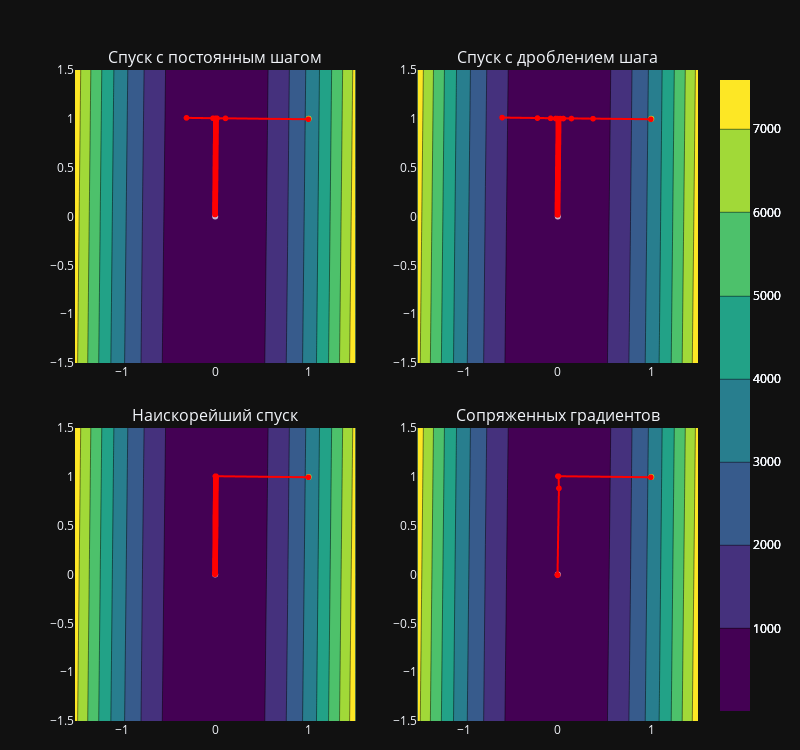

The code cell stored with this chart in its notebook:
### Markdown cell above
#### Работа методов

### Code cell
methods = [gradient_descent, step_splitting_descent, steepest_descent, conjugate_gradient]
names = ['Спуск с постоянным шагом', 'Спуск с дроблением шага', 'Наискорейший спуск', 'Сопряженных градиентов']

fig = make_subplots(rows=2, cols=2, subplot_titles=names, vertical_spacing=0.1)
df_f2 = pd.DataFrame({'Метод':[], 'Результат':[], 'Количество итераций':[]}, dtype=object)

id = 0
for i in range(2):
    for j in range(2):
        data_all = methods[id](f_2, f_2_grad, np.ones(2), 0.00001, 0.00001, 10000, 0.0002)
        df_f2.loc[len(df_f2.index)] = [names[id], data_all[2]['x'].iat[-1], data_all[1]]
        data = data_all[2]
        x, y = np.split(np.array(data.x.values.tolist()), 2, axis=1)
        fig.add_trace(
            go.Contour(
                x=ax_data,
                y=ax_data,
                z=z_3d.T,
                colorscale='Viridis',
                name=names[id],
                hovertemplate = ' x: %{x} <br> y: %{y} <br> z: %{z} <extra></extra>'
            ),
            row=i+1, col=j+1
        )
        fig.add_trace(
            go.Scattergl(
                x=x.ravel(),
                y=y.ravel(),
                mode='lines+markers',
                line_color='red',
                name='trajectory'
            ),
            row=i+1, col=j+1
        )
        fig.add_scatter(x=x[0], y=y[0], marker=dict(color='yellow', opacity=0.7), name='start', row=i+1, col=j+1)
        fig.add_scatter(x=[0], y=[0], marker=dict(color='white', opacity=0.7), name='true min', row=i+1, col=j+1)
        id += 1
fig.update_layout(height=750, width=800, margin=dict(l=75, r=40, t=70, b=15), template=theme, showlegend=False)
fig.show()
df_f2

### Figure 1 — Plotly figure (JSON) as saved in the notebook; plotly's stock layout.template omitted (floating-point values rounded to 4 significant figures; data arrays with more than 128 entries replaced by an {"elided": "..."} marker saying what was removed)
{"data": [{"colorscale": [[0, "#440154"], [0.1111, "#482878"], [0.2222, "#3e4989"], [0.3333, "#31688e"], [0.4444, "#26828e"], [0.5556, "#1f9e89"], [0.6667, "#35b779"], [0.7778, "#6ece58"], [0.8889, "#b5de2b"], [1, "#fde725"]], "hovertemplate": " x: %{x} <br> y: %{y} <br> z: %{z} <extra></extra>", "name": "Спуск с постоянным шагом", "type": "contour", "x": [-1.5, -1.397, -1.293, -1.19, -1.086, -0.9828, -0.8793, -0.7759, -0.6724, -0.569, -0.4655, -0.3621, -0.2586, -0.1552, -0.05172, 0.05172, 0.1552, 0.2586, 0.3621, 0.4655, 0.569, 0.6724, 0.7759, 0.8793, 0.9828, 1.086, 1.19, 1.293, 1.397, 1.5], "xaxis": "x", "y": [-1.5, -1.397, -1.293, -1.19, -1.086, -0.9828, -0.8793, -0.7759, -0.6724, -0.569, -0.4655, -0.3621, -0.2586, -0.1552, -0.05172, 0.05172, 0.1552, 0.2586, 0.3621, 0.4655, 0.569, 0.6724, 0.7759, 0.8793, 0.9828, 1.086, 1.19, 1.293, 1.397, 1.5], "yaxis": "y", "z": {"elided": "30x30 float values"}}, {"line": {"color": "red"}, "mode": "lines+markers", "name": "trajectory", "type": "scattergl", "x": {"elided": "9250 float values"}, "xaxis": "x", "y": {"elided": "9250 float values"}, "yaxis": "y"}, {"marker": {"color": "yellow", "opacity": 0.7}, "name": "start", "type": "scatter", "x": [1], "xaxis": "x", "y": [1], "yaxis": "y"}, {"marker": {"color": "white", "opacity": 0.7}, "name": "true min", "type": "scatter", "x": [0], "xaxis": "x", "y": [0], "yaxis": "y"}, {"colorscale": [[0, "#440154"], [0.1111, "#482878"], [0.2222, "#3e4989"], [0.3333, "#31688e"], [0.4444, "#26828e"], [0.5556, "#1f9e89"], [0.6667, "#35b779"], [0.7778, "#6ece58"], [0.8889, "#b5de2b"], [1, "#fde725"]], "hovertemplate": " x: %{x} <br> y: %{y} <br> z: %{z} <extra></extra>", "name": "Спуск с дроблением шага", "type": "contour", "x": [-1.5, -1.397, -1.293, -1.19, -1.086, -0.9828, -0.8793, -0.7759, -0.6724, -0.569, -0.4655, -0.3621, -0.2586, -0.1552, -0.05172, 0.05172, 0.1552, 0.2586, 0.3621, 0.4655, 0.569, 0.6724, 0.7759, 0.8793, 0.9828, 1.086, 1.19, 1.293, 1.397, 1.5], "xaxis": "x2", "y": [-1.5, -1.397, -1.293, -1.19, -1.086, -0.9828, -0.8793, -0.7759, -0.6724, -0.569, -0.4655, -0.3621, -0.2586, -0.1552, -0.05172, 0.05172, 0.1552, 0.2586, 0.3621, 0.4655, 0.569, 0.6724, 0.7759, 0.8793, 0.9828, 1.086, 1.19, 1.293, 1.397, 1.5], "yaxis": "y2", "z": {"elided": "30x30 float values"}}, {"line": {"color": "red"}, "mode": "lines+markers", "name": "trajectory", "type": "scattergl", "x": {"elided": "7986 float values"}, "xaxis": "x2", "y": {"elided": "7986 float values"}, "yaxis": "y2"}, {"marker": {"color": "yellow", "opacity": 0.7}, "name": "start", "type": "scatter", "x": [1], "xaxis": "x2", "y": [1], "yaxis": "y2"}, {"marker": {"color": "white", "opacity": 0.7}, "name": "true min", "type": "scatter", "x": [0], "xaxis": "x2", "y": [0], "yaxis": "y2"}, {"colorscale": [[0, "#440154"], [0.1111, "#482878"], [0.2222, "#3e4989"], [0.3333, "#31688e"], [0.4444, "#26828e"], [0.5556, "#1f9e89"], [0.6667, "#35b779"], [0.7778, "#6ece58"], [0.8889, "#b5de2b"], [1, "#fde725"]], "hovertemplate": " x: %{x} <br> y: %{y} <br> z: %{z} <extra></extra>", "name": "Наискорейший спуск", "type": "contour", "x": [-1.5, -1.397, -1.293, -1.19, -1.086, -0.9828, -0.8793, -0.7759, -0.6724, -0.569, -0.4655, -0.3621, -0.2586, -0.1552, -0.05172, 0.05172, 0.1552, 0.2586, 0.3621, 0.4655, 0.569, 0.6724, 0.7759, 0.8793, 0.9828, 1.086, 1.19, 1.293, 1.397, 1.5], "xaxis": "x3", "y": [-1.5, -1.397, -1.293, -1.19, -1.086, -0.9828, -0.8793, -0.7759, -0.6724, -0.569, -0.4655, -0.3621, -0.2586, -0.1552, -0.05172, 0.05172, 0.1552, 0.2586, 0.3621, 0.4655, 0.569, 0.6724, 0.7759, 0.8793, 0.9828, 1.086, 1.19, 1.293, 1.397, 1.5], "yaxis": "y3", "z": {"elided": "30x30 float values"}}, {"line": {"color": "red"}, "mode": "lines+markers", "name": "trajectory", "type": "scattergl", "x": {"elided": "815 float values"}, "xaxis": "x3", "y": {"elided": "815 float values"}, "yaxis": "y3"}, {"marker": {"color": "yellow", "opacity": 0.7}, "name": "start", "type": "scatter", "x": [1], "xaxis": "x3", "y": [1], "yaxis": "y3"}, {"marker": {"color": "white", "opacity": 0.7}, "name": "true min", "type": "scatter", "x": [0], "xaxis": "x3", "y": [0], "yaxis": "y3"}, {"colorscale": [[0, "#440154"], [0.1111, "#482878"], [0.2222, "#3e4989"], [0.3333, "#31688e"], [0.4444, "#26828e"], [0.5556, "#1f9e89"], [0.6667, "#35b779"], [0.7778, "#6ece58"], [0.8889, "#b5de2b"], [1, "#fde725"]], "hovertemplate": " x: %{x} <br> y: %{y} <br> z: %{z} <extra></extra>", "name": "Сопряженных градиентов", "type": "contour", "x": [-1.5, -1.397, -1.293, -1.19, -1.086, -0.9828, -0.8793, -0.7759, -0.6724, -0.569, -0.4655, -0.3621, -0.2586, -0.1552, -0.05172, 0.05172, 0.1552, 0.2586, 0.3621, 0.4655, 0.569, 0.6724, 0.7759, 0.8793, 0.9828, 1.086, 1.19, 1.293, 1.397, 1.5], "xaxis": "x4", "y": [-1.5, -1.397, -1.293, -1.19, -1.086, -0.9828, -0.8793, -0.7759, -0.6724, -0.569, -0.4655, -0.3621, -0.2586, -0.1552, -0.05172, 0.05172, 0.1552, 0.2586, 0.3621, 0.4655, 0.569, 0.6724, 0.7759, 0.8793, 0.9828, 1.086, 1.19, 1.293, 1.397, 1.5], "yaxis": "y4", "z": {"elided": "30x30 float values"}}, {"line": {"color": "red"}, "mode": "lines+markers", "name": "trajectory", "type": "scattergl", "x": [1, 0.004457, 0.01114, 0.01554, 0.0001591, -3.9e-05, -3.64e-05, -1.807e-05, -1.089e-07, -9.721e-08, 2.734e-08], "xaxis": "x4", "y": [1, 1.011, 1.01, 0.8865, -0.003225, -0.003347, -0.003346, -0.0002561, -8.874e-06, -8.871e-06, -4.549e-06], "yaxis": "y4"}, {"marker": {"color": "yellow", "opacity": 0.7}, "name": "start", "type": "scatter", "x": [1], "xaxis": "x4", "y": [1], "yaxis": "y4"}, {"marker": {"color": "white", "opacity": 0.7}, "name": "true min", "type": "scatter", "x": [0], "xaxis": "x4", "y": [0], "yaxis": "y4"}], "layout": {"annotations": [{"font": {"size": 16}, "showarrow": false, "text": "Спуск с постоянным шагом", "x": 0.225, "xanchor": "center", "xref": "paper", "y": 1, "yanchor": "bottom", "yref": "paper"}, {"font": {"size": 16}, "showarrow": false, "text": "Спуск с дроблением шага", "x": 0.775, "xanchor": "center", "xref": "paper", "y": 1, "yanchor": "bottom", "yref": "paper"}, {"font": {"size": 16}, "showarrow": false, "text": "Наискорейший спуск", "x": 0.225, "xanchor": "center", "xref": "paper", "y": 0.45, "yanchor": "bottom", "yref": "paper"}, {"font": {"size": 16}, "showarrow": false, "text": "Сопряженных градиентов", "x": 0.775, "xanchor": "center", "xref": "paper", "y": 0.45, "yanchor": "bottom", "yref": "paper"}], "height": 750, "margin": {"b": 15, "l": 75, "r": 40, "t": 70}, "showlegend": false, "width": 800, "xaxis": {"anchor": "y", "domain": [0, 0.45]}, "xaxis2": {"anchor": "y2", "domain": [0.55, 1]}, "xaxis3": {"anchor": "y3", "domain": [0, 0.45]}, "xaxis4": {"anchor": "y4", "domain": [0.55, 1]}, "yaxis": {"anchor": "x", "domain": [0.55, 1]}, "yaxis2": {"anchor": "x2", "domain": [0.55, 1]}, "yaxis3": {"anchor": "x3", "domain": [0, 0.45]}, "yaxis4": {"anchor": "x4", "domain": [0, 0.45]}}}
